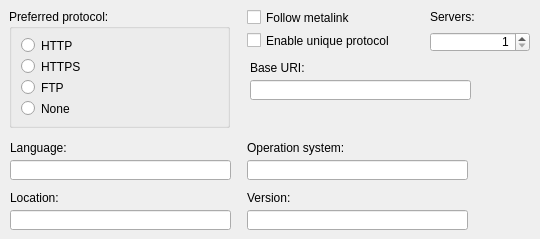
   <widget class="QWidget" name="tab_Metalink">
    <attribute name="title">
     <string>Metalink</string>
    </attribute>
    <widget class="QCheckBox" name="checkBox_FollowMetalink">
     <property name="enabled">
      <bool>true</bool>
     </property>
     <property name="geometry">
      <rect>
       <x>247</x>
       <y>9</y>
       <width>171</width>
       <height>17</height>
      </rect>
     </property>
     <property name="text">
      <string>Follow metalink</string>
     </property>
    </widget>
    <widget class="QCheckBox" name="checkBox_UniqueProtocol">
     <property name="enabled">
      <bool>true</bool>
     </property>
     <property name="geometry">
      <rect>
       <x>247</x>
       <y>32</y>
       <width>171</width>
       <height>17</height>
      </rect>
     </property>
     <property name="text">
      <string>Enable unique protocol</string>
     </property>
    </widget>
    <widget class="QGroupBox" name="groupBox_3">
     <property name="enabled">
      <bool>true</bool>
     </property>
     <property name="geometry">
      <rect>
       <x>9</x>
       <y>9</y>
       <width>221</width>
       <height>119</height>
      </rect>
     </property>
     <property name="title">
      <string>Preferred protocol:</string>
     </property>
     <layout class="QGridLayout" name="gridLayout_3">
      <item row="0" column="0">
       <widget class="QRadioButton" name="radioButton_PreferredProtocol_HTTP">
        <property name="text">
         <string>HTTP</string>
        </property>
       </widget>
      </item>
      <item row="1" column="0">
       <widget class="QRadioButton" name="radioButton_PreferredProtocol_HTTPS">
        <property name="text">
         <string>HTTPS</string>
        </property>
       </widget>
      </item>
      <item row="2" column="0">
       <widget class="QRadioButton" name="radioButton_PreferredProtocol_FTP">
        <property name="text">
         <string>FTP</string>
        </property>
       </widget>
      </item>
      <item row="3" column="0">
       <widget class="QRadioButton" name="radioButton_PreferredProtocol_None">
        <property name="text">
         <string>None</string>
        </property>
       </widget>
      </item>
     </layout>
    </widget>
    <widget class="QLabel" name="label_17">
     <property name="geometry">
      <rect>
       <x>430</x>
       <y>9</y>
       <width>101</width>
       <height>16</height>
      </rect>
     </property>
     <property name="text">
      <string>Servers:</string>
     </property>
     <property name="buddy">
      <cstring>spinBox_MetalinkServers</cstring>
     </property>
    </widget>
    <widget class="QSpinBox" name="spinBox_MetalinkServers">
     <property name="enabled">
      <bool>true</bool>
     </property>
     <property name="geometry">
      <rect>
       <x>430</x>
       <y>32</y>
       <width>100</width>
       <height>20</height>
      </rect>
     </property>
     <property name="alignment">
      <set>Qt::AlignRight|Qt::AlignTrailing|Qt::AlignVCenter</set>
     </property>
     <property name="minimum">
      <number>1</number>
     </property>
     <property name="maximum">
      <number>256</number>
     </property>
    </widget>
    <widget class="QLabel" name="label_4">
     <property name="geometry">
      <rect>
       <x>10</x>
       <y>140</y>
       <width>221</width>
       <height>16</height>
      </rect>
     </property>
     <property name="text">
      <string>Language:</string>
     </property>
     <property name="buddy">
      <cstring>lineEdit_Language</cstring>
     </property>
    </widget>
    <widget class="QLineEdit" name="lineEdit_Language">
     <property name="geometry">
      <rect>
       <x>10</x>
       <y>160</y>
       <width>221</width>
       <height>20</height>
      </rect>
     </property>
    </widget>
    <widget class="QLabel" name="label_5">
     <property name="geometry">
      <rect>
       <x>10</x>
       <y>190</y>
       <width>221</width>
       <height>16</height>
      </rect>
     </property>
     <property name="text">
      <string>Location:</string>
     </property>
     <property name="buddy">
      <cstring>lineEdit_Location</cstring>
     </property>
    </widget>
    <widget class="QLineEdit" name="lineEdit_Location">
     <property name="geometry">
      <rect>
       <x>10</x>
       <y>210</y>
       <width>221</width>
       <height>20</height>
      </rect>
     </property>
    </widget>
    <widget class="QLabel" name="label_6">
     <property name="geometry">
      <rect>
       <x>247</x>
       <y>140</y>
       <width>221</width>
       <height>16</height>
      </rect>
     </property>
     <property name="text">
      <string>Operation system:</string>
     </property>
     <property name="buddy">
      <cstring>lineEdit_OS</cstring>
     </property>
    </widget>
    <widget class="QLabel" name="label_44">
     <property name="geometry">
      <rect>
       <x>247</x>
       <y>190</y>
       <width>221</width>
       <height>16</height>
      </rect>
     </property>
     <property name="text">
      <string>Version:</string>
     </property>
     <property name="buddy">
      <cstring>lineEdit_Version</cstring>
     </property>
    </widget>
    <widget class="QLineEdit" name="lineEdit_OS">
     <property name="geometry">
      <rect>
       <x>247</x>
       <y>160</y>
       <width>221</width>
       <height>20</height>
      </rect>
     </property>
    </widget>
    <widget class="QLineEdit" name="lineEdit_Version">
     <property name="geometry">
      <rect>
       <x>247</x>
       <y>210</y>
       <width>221</width>
       <height>20</height>
      </rect>
     </property>
    </widget>
    <widget class="QLabel" name="label_32">
     <property name="geometry">
      <rect>
       <x>250</x>
       <y>60</y>
       <width>221</width>
       <height>16</height>
      </rect>
     </property>
     <property name="text">
      <string>Base URI:</string>
     </property>
     <property name="buddy">
      <cstring>lineEdit_OS</cstring>
     </property>
    </widget>
    <widget class="QLineEdit" name="lineEdit_BaseURI">
     <property name="geometry">
      <rect>
       <x>250</x>
       <y>80</y>
       <width>221</width>
       <height>20</height>
      </rect>
     </property>
    </widget>
   </widget>
